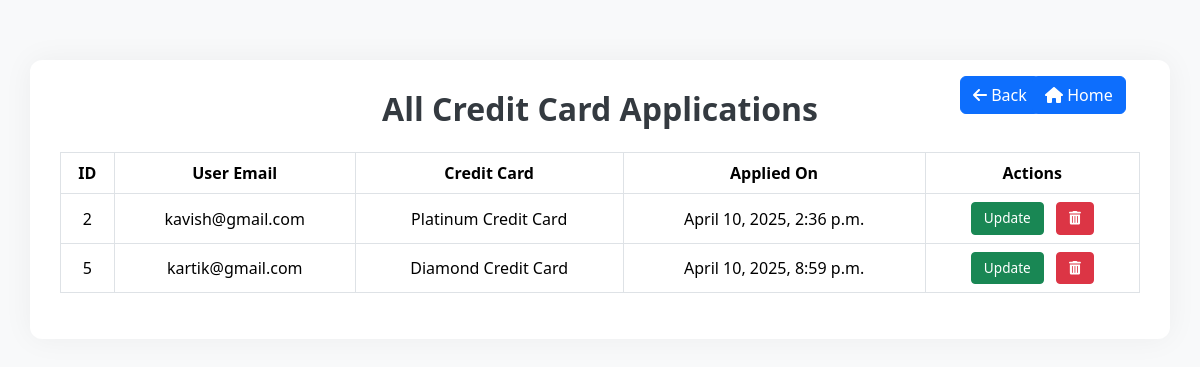
/credit/allcards/ (signed in), run on an earlier commit of the app's database.
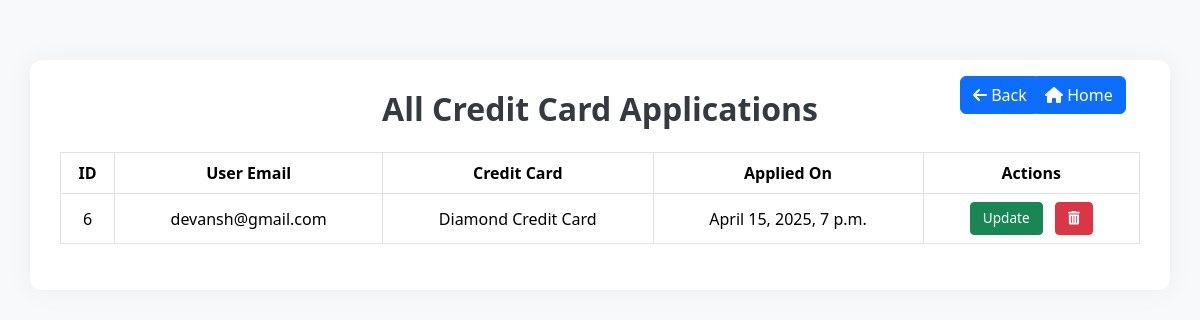
And on a later commit of the database.
### CreditCardApp/models.py (models this page shows, shortened)
class UserCardApplication(models.Model):
    user = models.OneToOneField(AppUser, on_delete=models.CASCADE)
    credit_card = models.ForeignKey(CreditCard, on_delete=models.CASCADE)
    applied_on = models.DateTimeField(auto_now_add=True)

class CreditCard(models.Model):
    name = models.CharField(max_length=100)
    description = models.TextField()
    image = models.ImageField(upload_to='card_images/')
    def __str__(self):
        return self.name

### AuthApp/models.py (models this page shows)
class AppUser(AbstractUser):
    GENDER_CHOICES = (
        ('Male', 'Male'),
        ('Female', 'Female'),
        ('Other', 'Other'),
    )
    email = models.EmailField(unique=True)
    name = models.CharField(max_length=100)
    phone = models.CharField(max_length=10,validators=[MinLengthValidator(10)])
    created_at = models.DateTimeField(auto_now_add=True , null=True)
    updated_at = models.DateTimeField(auto_now=True , null=True)
    gender = models.CharField(max_length=10, choices=GENDER_CHOICES)
    username= None
    objects = AppUserManager()
    USERNAME_FIELD = 'email'
    REQUIRED_FIELDS = ['name', 'phone', 'gender']
    def __str__(self):
        return self.email

### CreditCardApp/views.py (the view)
# urls.py: path('allcards/', views.all_credit_users_view, name='allcards'),
@login_required
def all_credit_users_view(request):
    cards = UserCardApplication.objects.all()
    return render(request ,'allcards.html',context={'cards': cards})

### CreditCardApp/templates/allcards.html (shortened to what this page needs)
<!DOCTYPE html>
<html lang="en">
<head>
    <link href="https://cdn.jsdelivr.net/npm/bootstrap@5.3.5/dist/css/bootstrap.min.css" rel="stylesheet">
    <link rel="stylesheet" href="https://cdnjs.cloudflare.com/ajax/libs/font-awesome/6.5.0/css/all.min.css" />
</head>
<body>
    <div class="profile-home" style="text-align: right; margin-left: 80vw; margin-top: 2vh; position: absolute; z-index: 10;">
        <a href="{% url 'credit' %}" class="btn btn-primary" style="text-decoration: none; color: white;"><i class="fa-solid fa-arrow-left"></i> Back</a>
        </div>
    <div class="profile-home" style="text-align: right; margin-left: 86vw; margin-top: 2vh; position: absolute; z-index: 10;">
        <a href="{% url 'home' %}" class="btn btn-primary" style="text-decoration: none; color: white;"><i class="fa fa-home"></i>  Home</a>
        </div>
    <div class="container">
        {% if cards %}
            <h2 class="text-center">All Credit Card Applications</h2>
            <table class="table table-bordered table-hover mt-4">
                <thead>
                    <tr>
                        <th>ID</th>
                        <th>User Email</th>
                        <th>Credit Card</th>
                        <th>Applied On</th>
                        <th>Actions</th>
                    </tr>
                </thead>
                <tbody>
                    {% for card in cards %}
                        <tr>
                            <td>{{ card.id }}</td>
                            <td>{{ card.user }}</td>
                            <td>{{ card.credit_card }}</td>
                            <td>{{ card.applied_on }}</td>
                            <td>
                                <a href="{% url 'update_card' card.id %}" class="btn btn-success btn-sm me-2">Update</a>
                                <a href="{% url 'delete_card' card.id %}" class="btn btn-danger btn-sm" onclick="return confirm('Are you sure you want to delete this card?');"><i class="fas fa-trash-alt"></i></a>
                            </td>
                        </tr>
                    {% endfor %}
                </tbody>
            </table>
        {% else %}
            <div class="no-data">
                <h4>Oops! No credit cards found.</h4>
            </div>
        {% endif %}
    </div>
</body>
</html>

What changed in the data, as far as the page shows it:
removed UserCardApplication: id "2", user "kavish@gmail.com", credit_card "Platinum Credit Card", applied_on "April 10, 2025, 2:36 p.m."
removed UserCardApplication: id "5", user "kartik@gmail.com", credit_card "Diamond Credit Card", applied_on "April 10, 2025, 8:59 p.m."
added UserCardApplication: id "6", user "devansh@gmail.com", credit_card "Diamond Credit Card", applied_on "April 15, 2025, 7 p.m."
